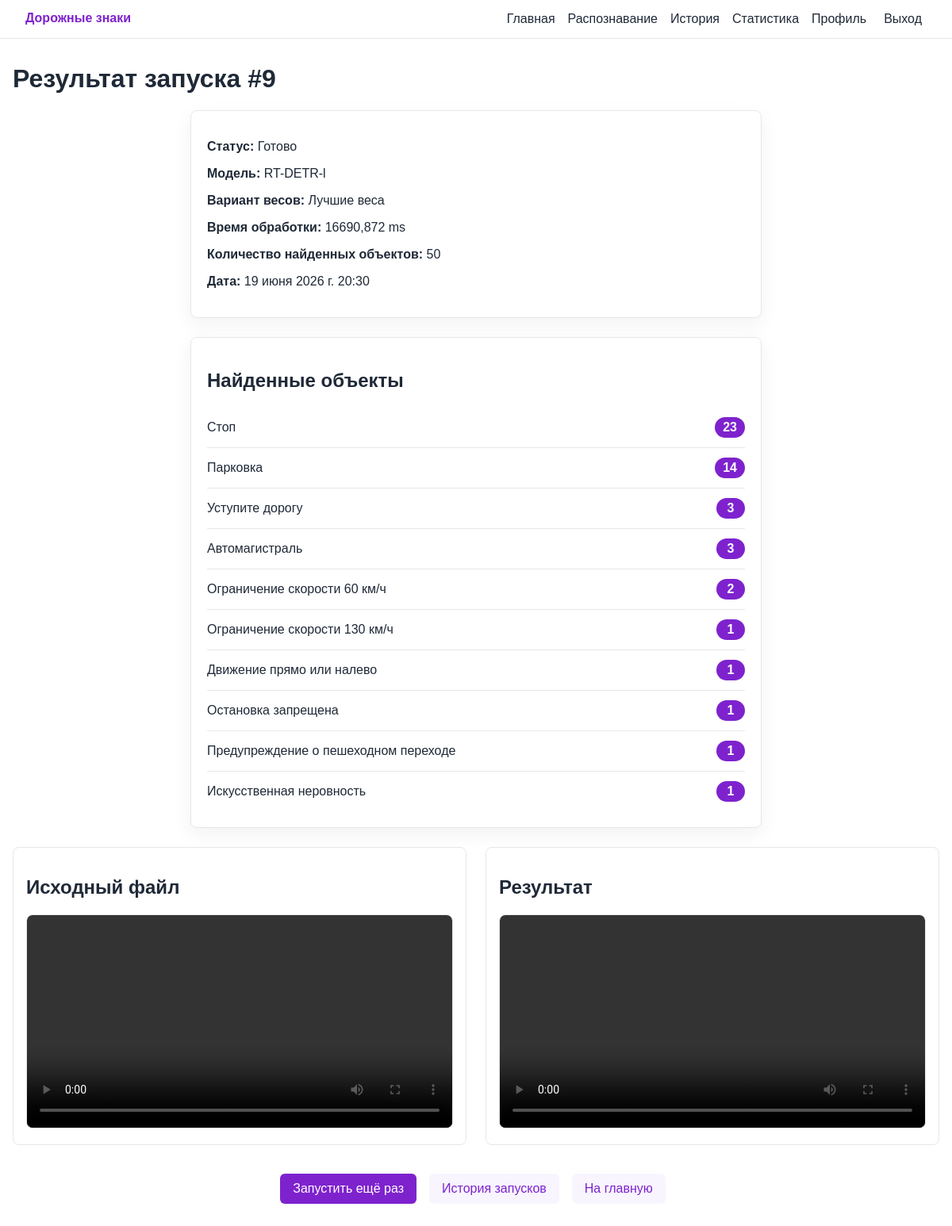
The page /runs/9/ (signed in) on the database its author committed.
### detection/models.py (models this page shows, shortened)
class DetectionRun(models.Model):
    IMAGE = "image"
    VIDEO = "video"
    FILE_TYPE_CHOICES = [(IMAGE, "Изображение"), (VIDEO, "Видео")]
    CREATED = "created"
    PROCESSING = "processing"
    DONE = "done"
    FAILED = "failed"
    STATUS_CHOICES = [
        (CREATED, "Создано"),
        (PROCESSING, "Обрабатывается"),
        (DONE, "Готово"),
        (FAILED, "Ошибка"),
    ]
    BEST = "best"
    LAST = "last"
    WEIGHT_VARIANT_CHOICES = [
        (BEST, "Лучшие веса"),
        (LAST, "Последние веса"),
    ]
    user = models.ForeignKey(settings.AUTH_USER_MODEL, on_delete=models.CASCADE)
    model_weight = models.ForeignKey(ModelWeight, on_delete=models.PROTECT)
    input_file = models.FileField(upload_to="uploads/%Y/%m/%d/")
    output_file = models.FileField(upload_to="results/%Y/%m/%d/", blank=True)
    file_type = models.CharField(max_length=10, choices=FILE_TYPE_CHOICES)
    confidence = models.FloatField()
    image_size = models.PositiveIntegerField()
    weight_variant = models.CharField(max_length=8, choices=WEIGHT_VARIANT_CHOICES, default=BEST)
    used_weights_path = models.CharField(max_length=255, blank=True)
    detections_count = models.PositiveIntegerField(default=0)
    detected_classes = models.JSONField(default=dict, blank=True)
    latency_ms = models.FloatField(null=True, blank=True)
    status = models.CharField(max_length=16, choices=STATUS_CHOICES, default=CREATED)
    error_message = models.TextField(blank=True)
    created_at = models.DateTimeField(auto_now_add=True)
    updated_at = models.DateTimeField(auto_now=True)
    class Meta:
        ordering = ["-created_at"]

class ModelWeight(models.Model):
    ULTRALYTICS = "ultralytics"
    TORCHVISION_FASTERRCNN = "torchvision_fasterrcnn"
    MODEL_TYPE_CHOICES = [
        (ULTRALYTICS, "Ultralytics YOLO/RT-DETR"),
        (TORCHVISION_FASTERRCNN, "Torchvision Faster R-CNN"),
    ]
    HIGH = "high"
    MEDIUM = "medium"
    LOW = "low"
    QUALITY_CHOICES = [
        (HIGH, "Высокое качество"),
        (MEDIUM, "Среднее качество"),
        (LOW, "Низкое качество"),
    ]
    title = models.CharField(max_length=120, unique=True)
    model_type = models.CharField(max_length=32, choices=MODEL_TYPE_CHOICES)
    weights_path = models.CharField(max_length=255)
    best_weights_path = models.CharField(max_length=255, blank=True)
    last_weights_path = models.CharField(max_length=255, blank=True)
    image_size = models.PositiveIntegerField(default=640)
    default_conf = models.FloatField(default=0.5)
    quality_label = models.CharField(max_length=16, choices=QUALITY_CHOICES, default=MEDIUM)
    is_active = models.BooleanField(default=True)
    created_at = models.DateTimeField(auto_now_add=True)
    class Meta:
        ordering = ["title"]

### detection/views.py (the view)
# urls.py: path("runs/<int:run_id>/", views.run_detail, name="run_detail"),
@login_required
def run_detail(request, run_id: int):
    run = get_object_or_404(DetectionRun, id=run_id)
    if run.user_id != request.user.id:
        raise Http404("Запуск не найден.")
    return render(
        request,
        "detection/run_detail.html",
        {"run": run, "detected_classes_display": display_detected_classes(run.detected_classes)},
    )

### detection/class_names.py (called while the page is built)
def get_display_class_name(class_name: str) -> str:
    return CLASS_NAME_RU.get(class_name, class_name.replace("_", " ").capitalize())

### detection/views.py (called while the page is built)
def display_detected_classes(detected_classes: dict) -> list[tuple[str, int]]:
    return sorted(
        ((get_display_class_name(class_name), count) for class_name, count in (detected_classes or {}).items()),
        key=lambda item: item[1],
        reverse=True,
    )

### templates/detection/run_detail.html (shortened to what this page needs)
{% extends "base.html" %}
{% block content %}
<h1>Результат запуска #{{ run.id }}</h1>
<div class="panel">
  <p><strong>Статус:</strong> {{ run.get_status_display }}</p>
  <p><strong>Модель:</strong> {{ run.model_weight.title }}</p>
  <p><strong>Вариант весов:</strong> {{ run.get_weight_variant_display }}</p>
  <p><strong>Время обработки:</strong> {{ run.latency_ms|default:"-" }} ms</p>
  <p><strong>Количество найденных объектов:</strong> {{ run.detections_count }}</p>
  <p><strong>Дата:</strong> {{ run.created_at }}</p>
</div>
<section class="panel">
  <h2>Найденные объекты</h2>
  {% if detected_classes_display %}
    <ul class="class-list">
      {% for class_name, count in detected_classes_display %}
        <li><span>{{ class_name }}</span><strong class="count-badge">{{ count }}</strong></li>
      {% endfor %}
    </ul>
  {% else %}
    <p class="muted">Объекты не обнаружены.</p>
  {% endif %}
</section>
<div class="media-grid">
  <section>
    <h2>Исходный файл</h2>
    {% if run.file_type == "image" %}
      <img src="{{ run.input_file.url }}" alt="Исходное изображение">
    {% else %}
      <video controls preload="metadata">
        <source src="{{ run.input_file.url }}" type="video/mp4">
      </video>
    {% endif %}
  </section>
  {% if run.output_file %}
    <section>
      <h2>Результат</h2>
      {% if run.file_type == "image" %}
        <img src="{{ run.output_file.url }}" alt="Результат распознавания">
      {% else %}
        <video controls preload="metadata">
          <source src="{{ run.output_file.url }}" type="video/mp4">
        </video>
      {% endif %}
    </section>
  {% elif run.file_type == "video" and run.status == "failed" %}
    <section>
      <h2>Результат</h2>
      <p class="error">Не удалось создать обработанное видео. Попробуйте другой файл или другую модель.</p>
    </section>
  {% endif %}
</div>
<div class="action-row">
  <a class="button" href="{% url 'detect' %}">Запустить ещё раз</a>
  <a class="button secondary" href="{% url 'history' %}">История запусков</a>
  <a class="button secondary" href="{% url 'home' %}">На главную</a>
</div>
{% endblock %}

### static/css/styles.css (style rules this page uses)
:root { --accent: #7e22ce; --accent-dark: #581c87; --text: #1f2937; --muted: #6b7280; --border: #e5e7eb; --bg: #ffffff; --soft: #f8f5ff; }
* { box-sizing: border-box; }
body { margin: 0; color: var(--text); background: var(--bg); font-family: Arial, sans-serif; }
.button { display: inline-block; padding: 10px 16px; margin: 8px 8px 8px 0; color: #fff; background: var(--accent); border: 0; border-radius: 6px; text-decoration: none; cursor: pointer; }
.button.secondary { color: var(--accent); background: var(--soft); }
.form, .panel { max-width: 720px; margin: 0 auto 24px; padding: 20px; border: 1px solid var(--border); border-radius: 8px; background: #fff; }
.panel { box-shadow: 0 8px 24px rgba(31, 41, 55, 0.06); }
.media-grid { display: grid; grid-template-columns: repeat(2, minmax(0, 1fr)); gap: 24px; margin-top: 24px; }
.media-grid section { padding: 16px; border: 1px solid var(--border); border-radius: 8px; background: #fff; }
.media-grid img, .media-grid video { width: 100%; border: 1px solid var(--border); border-radius: 8px; max-height: 720px; object-fit: contain; }
.class-list { padding: 0; margin: 0; list-style: none; }
.class-list li { display: flex; justify-content: space-between; align-items: center; gap: 16px; padding: 12px 0; border-bottom: 1px solid var(--border); }
.class-list li:last-child { border-bottom: 0; }
.class-list strong { color: var(--accent); }
.count-badge { min-width: 36px; padding: 4px 10px; text-align: center; color: #fff !important; background: var(--accent); border-radius: 999px; }
.action-row { display: flex; justify-content: center; flex-wrap: wrap; gap: 8px; margin: 28px auto 0; }

### rows shown on the page
DetectionRun: id "9", status "Готово", model_weight "RT-DETR-l", weight_variant "Лучшие веса", latency_ms "16690,872", detections_count "50", created_at "19 июня 2026 г. 20:30"

### other values the page prints
{{ class_name }} "Стоп" "Парковка" "Уступите дорогу" "Автомагистраль" "Ограничение скорости 60 км/ч" "Ограничение скорости 130 км/ч" "Движение прямо или налево" "Остановка запрещена" "Предупреждение о пешеходном переходе" "Искусственная неровность"
{{ count }} "23" "14" "3" "3" "2" "1" "1" "1" "1" "1"
